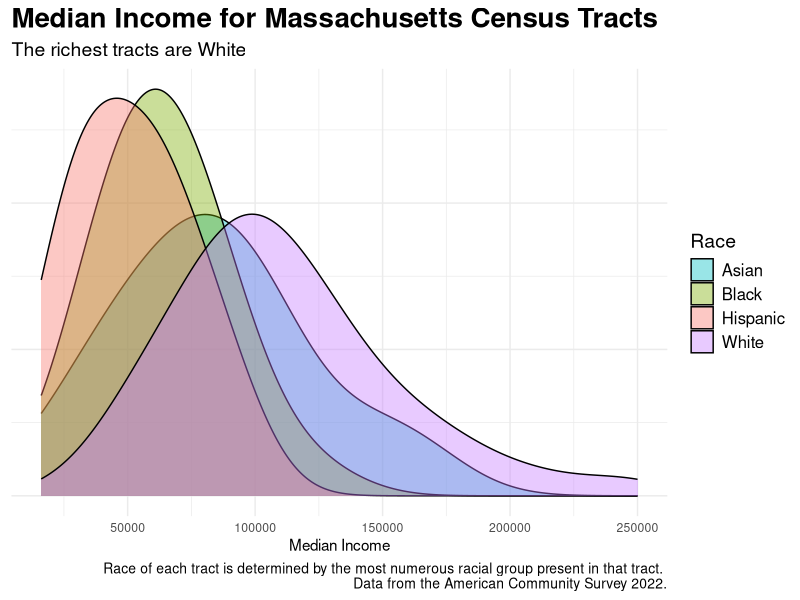

This figure's R source:
## ---- chunk 1
#| message: false
library(tidyverse)
# library()
## ---- chunk 2
x <- read_csv(file = "mass-tracts.csv", show_col_types = FALSE)
## ---- chunk 3
x <- ggplot(data = x, aes(x = med_income, fill = race)) +
  geom_density(alpha = 0.4, color = "black", adjust = 2) +
  labs(
    title = "Median Income for Massachusetts Census Tracts",
    subtitle = "The richest tracts are White",
    x = "Median Income",
    y = NULL,
    caption = "Race of each tract is determined by the most numerous racial group present in that tract. \n Data from the American Community Survey 2022.", fill = "Race"
  ) +
  scale_fill_manual(values = c("Hispanic" = "#F8766D", "Black" = "#7CAE00", "Asian" = "#00BFC4", "White" = "#C77CFF")) +
  theme_minimal() +
  theme(
    plot.title = element_text(size = 20, face = "bold"),
    plot.subtitle = element_text(size = 14),
    plot.caption = element_text(size = 10),
    legend.title = element_text(size = 14),
    legend.text = element_text(size = 12),
    axis.text.y = element_blank()
  )
## ---- chunk 4
#| message: false
#| warning: false
print(x)
